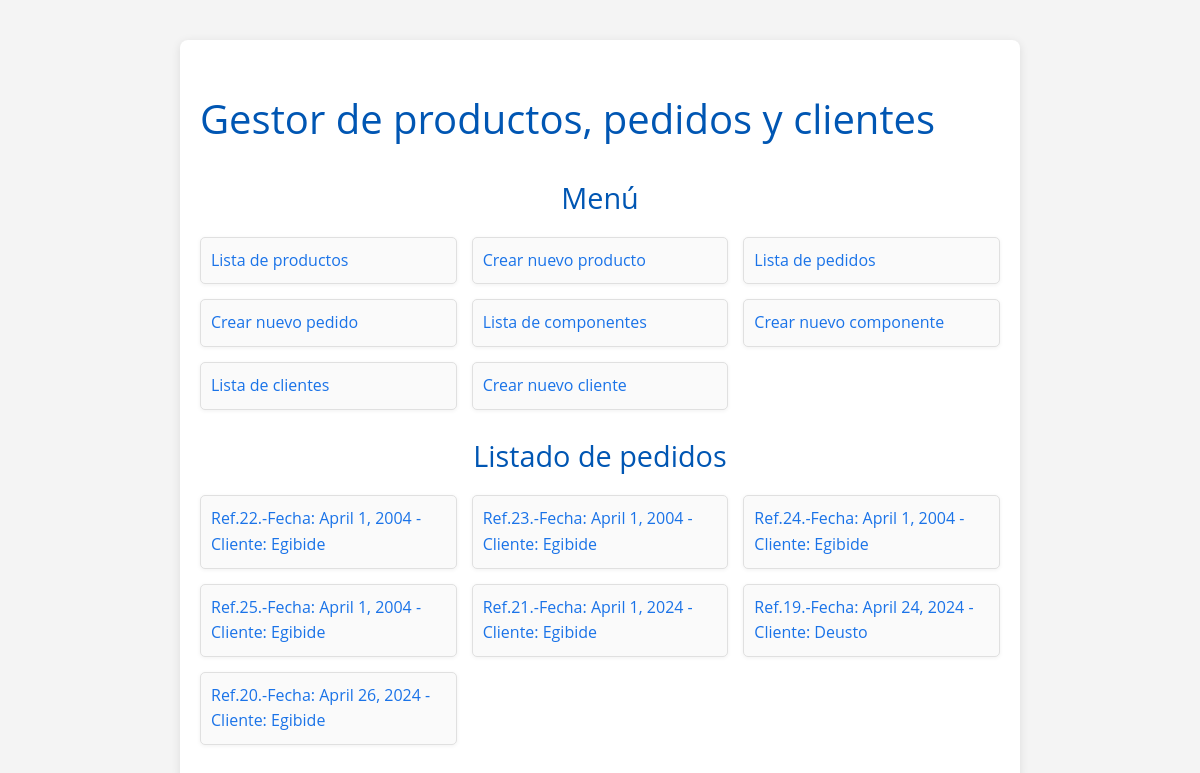
The app's page /appDjango/pedidos/, older data.
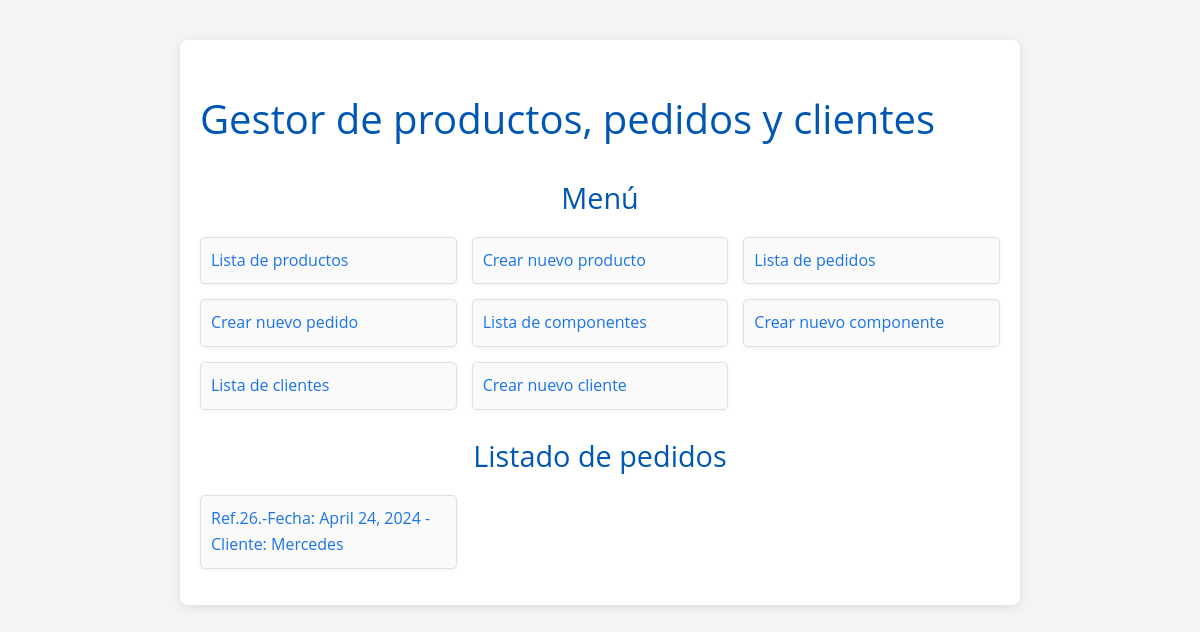
The same page, newer data.
### appDjango/models.py (models this page shows, shortened)
class Pedido(models.Model):
    referencia_pedido = models.AutoField(primary_key=True)
    fecha_pedido = models.DateField()
    cif_cliente = models.ForeignKey(Cliente, on_delete=models.CASCADE)
    precio_total = models.DecimalField(max_digits=10, decimal_places=2, default=0.0)
    class Meta:
        verbose_name_plural = "Pedidos"
        verbose_name = "Pedido"
        ordering = ["fecha_pedido"]

class Cliente(models.Model):
    cif_cliente = models.CharField(max_length=100, primary_key=True)
    nombre_empresa_cliente = models.CharField(max_length=255)
    direccion_cliente = models.CharField(max_length=255)
    telefono_cliente = models.IntegerField()
    email_cliente = models.EmailField()
    class Meta:
        verbose_name_plural = "Clientes"
        verbose_name = "Cliente"
        ordering = ["cif_cliente"]

### appDjango/views.py (the view)
# urls.py: path('pedidos/', PedidoListView.as_view(), name='index_pedidos'),
class PedidoListView(ListView):
    model = Pedido
    template_name = "appDjango/pedido_index.html"
    context_object_name = "pedidos"

### templates/appDjango/pedido_index.html
{% extends 'base.html' %}
{% block contenido %}
    <h2>Listado de pedidos</h2>
    {% if pedidos %}
        <ul>
            {% for pedido in pedidos %}
                <li>
                    <a href="{% url 'pedidos_show' pedido.referencia_pedido %}">
                        Ref.{{ pedido.referencia_pedido }}.-Fecha: {{ pedido.fecha_pedido }} - Cliente:
                        {{ pedido.cif_cliente.nombre_empresa_cliente }}
                    </a>
                </li>
            {% endfor %}
        </ul>
    {% else %}
        <p>No hay pedidos creados.</p>
    {% endif %}
{% endblock %}

### templates/base.html (shortened to what this page needs)
<!doctype html>
<html lang="es">
<head>
      {% load static %}
    <link rel="stylesheet" href="{% static 'css/estilos.css' %}">
</head>
<body>
    <div id="content">
        <h1>Gestor de productos, pedidos y clientes</h1>
        <h2>Menú</h2>
        <ul>
            <li><a href="/appDjango/productos">Lista de productos</a></li>
            <li><a href='{% url 'producto_create' %}'>Crear nuevo producto</a></li>
            <li><a href="/appDjango/pedidos">Lista de pedidos</a></li>
            <li><a href='{% url 'pedido_create' %}'>Crear nuevo pedido</a></li>
            <li><a href="/appDjango/componentes">Lista de componentes</a></li>
            <li><a href='{% url 'componente_create' %}'>Crear nuevo componente</a></li>
            <li><a href="/appDjango/clientes">Lista de clientes</a></li>
            <li><a href='{% url 'cliente_create' %}'>Crear nuevo cliente</a></li>
        </ul>
        {% block contenido %}{% endblock %}
    </div>
</body>
</html>

### static/css/estilos.css (style rules this page uses)
body { font-family: 'Open Sans', Arial, sans-serif; background-color: #f4f4f4; color: #333; line-height: 1.6; margin: 0; padding: 0; }
#content { width: 90%; max-width: 800px; margin: 40px auto; background-color: #ffffff; padding: 20px; border-radius: 8px; box-shadow: 0 2px 10px rgba(0, 0, 0, 0.1); }
h1, h2 { color: #0056b3; font-weight: normal; }
h1 { font-size: 2.5rem; margin-bottom: 0.5rem; }
h2 { font-size: 1.8rem; margin-bottom: 0.5rem; text-align: center; }
ul { list-style: none; padding: 0; display: grid; grid-template-columns: repeat(auto-fill, minmax(250px, 1fr)); gap: 15px; }
ul li { background-color: #fafafa; border: 1px solid #e0e0e0; border-radius: 5px; padding: 10px; box-shadow: 0 1px 4px rgba(0, 0, 0, 0.06); }
ul li a { color: #1a73e8; text-decoration: none; display: block; }

Row changes from the older to the newer data that the page shows:
removed Pedido: referencia_pedido "22", fecha_pedido "April 1, 2004", cif_cliente.nombre_empresa_cliente "Egibide"
removed Pedido: referencia_pedido "23", fecha_pedido "April 1, 2004", cif_cliente.nombre_empresa_cliente "Egibide"
removed Pedido: referencia_pedido "24", fecha_pedido "April 1, 2004", cif_cliente.nombre_empresa_cliente "Egibide"
removed Pedido: referencia_pedido "25", fecha_pedido "April 1, 2004", cif_cliente.nombre_empresa_cliente "Egibide"
removed Pedido: referencia_pedido "21", fecha_pedido "April 1, 2024", cif_cliente.nombre_empresa_cliente "Egibide"
removed Pedido: referencia_pedido "19", fecha_pedido "April 24, 2024", cif_cliente.nombre_empresa_cliente "Deusto"
removed Pedido: referencia_pedido "20", fecha_pedido "April 26, 2024", cif_cliente.nombre_empresa_cliente "Egibide"
added Pedido: referencia_pedido "26", fecha_pedido "April 24, 2024", cif_cliente.nombre_empresa_cliente "Mercedes"
